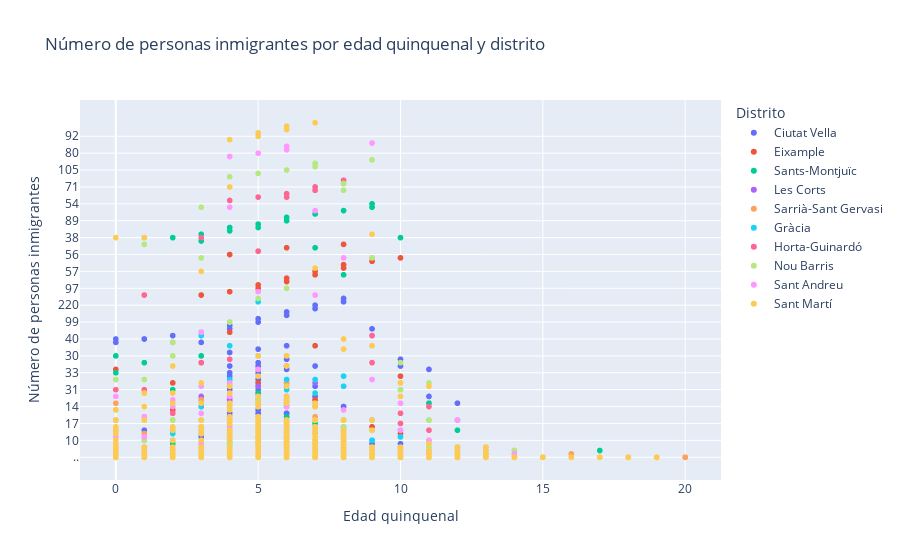

Notebook code for this chart:
### Code cell
# Crear el gráfico de dispersión
fig = px.scatter(df, x='EDAT_Q', y='Valor', color='Nom_Districte',
                 title='Número de personas inmigrantes por edad quinquenal y distrito',
                 labels={'Valor': 'Número de personas inmigrantes', 'EDAT_Q': 'Edad quinquenal', 'Nom_Districte': 'Distrito'})
# Mostrar el gráfico
fig.show()

### Figure 1 — Plotly figure (JSON) as saved in the notebook; plotly's stock layout.template omitted (floating-point values rounded to 4 significant figures; data arrays with more than 128 entries replaced by an {"elided": "..."} marker saying what was removed)
{"data": [{"hovertemplate": "Distrito=Ciutat Vella<br>Edad quinquenal=%{x}<br>Número de personas inmigrantes=%{y}<extra></extra>", "legendgroup": "Ciutat Vella", "marker": {"color": "#636efa", "symbol": "circle"}, "mode": "markers", "name": "Ciutat Vella", "showlegend": true, "type": "scattergl", "x": {"elided": "3081 int values"}, "xaxis": "x", "y": {"elided": "3081 str values"}, "yaxis": "y"}, {"hovertemplate": "Distrito=Eixample<br>Edad quinquenal=%{x}<br>Número de personas inmigrantes=%{y}<extra></extra>", "legendgroup": "Eixample", "marker": {"color": "#EF553B", "symbol": "circle"}, "mode": "markers", "name": "Eixample", "showlegend": true, "type": "scattergl", "x": {"elided": "8714 int values"}, "xaxis": "x", "y": {"elided": "8714 str values"}, "yaxis": "y"}, {"hovertemplate": "Distrito=Sants-Montjuïc<br>Edad quinquenal=%{x}<br>Número de personas inmigrantes=%{y}<extra></extra>", "legendgroup": "Sants-Montjuïc", "marker": {"color": "#00cc96", "symbol": "circle"}, "mode": "markers", "name": "Sants-Montjuïc", "showlegend": true, "type": "scattergl", "x": {"elided": "5592 int values"}, "xaxis": "x", "y": {"elided": "5592 str values"}, "yaxis": "y"}, {"hovertemplate": "Distrito=Les Corts<br>Edad quinquenal=%{x}<br>Número de personas inmigrantes=%{y}<extra></extra>", "legendgroup": "Les Corts", "marker": {"color": "#ab63fa", "symbol": "circle"}, "mode": "markers", "name": "Les Corts", "showlegend": true, "type": "scattergl", "x": {"elided": "2654 int values"}, "xaxis": "x", "y": {"elided": "2654 str values"}, "yaxis": "y"}, {"hovertemplate": "Distrito=Sarrià-Sant Gervasi<br>Edad quinquenal=%{x}<br>Número de personas inmigrantes=%{y}<extra></extra>", "legendgroup": "Sarrià-Sant Gervasi", "marker": {"color": "#FFA15A", "symbol": "circle"}, "mode": "markers", "name": "Sarrià-Sant Gervasi", "showlegend": true, "type": "scattergl", "x": {"elided": "4850 int values"}, "xaxis": "x", "y": {"elided": "4850 str values"}, "yaxis": "y"}, {"hovertemplate": "Distrito=Gràcia<br>Edad quinquenal=%{x}<br>Número de personas inmigrantes=%{y}<extra></extra>", "legendgroup": "Gràcia", "marker": {"color": "#19d3f3", "symbol": "circle"}, "mode": "markers", "name": "Gràcia", "showlegend": true, "type": "scattergl", "x": {"elided": "3839 int values"}, "xaxis": "x", "y": {"elided": "3839 str values"}, "yaxis": "y"}, {"hovertemplate": "Distrito=Horta-Guinardó<br>Edad quinquenal=%{x}<br>Número de personas inmigrantes=%{y}<extra></extra>", "legendgroup": "Horta-Guinardó", "marker": {"color": "#FF6692", "symbol": "circle"}, "mode": "markers", "name": "Horta-Guinardó", "showlegend": true, "type": "scattergl", "x": {"elided": "4975 int values"}, "xaxis": "x", "y": {"elided": "4975 str values"}, "yaxis": "y"}, {"hovertemplate": "Distrito=Nou Barris<br>Edad quinquenal=%{x}<br>Número de personas inmigrantes=%{y}<extra></extra>", "legendgroup": "Nou Barris", "marker": {"color": "#B6E880", "symbol": "circle"}, "mode": "markers", "name": "Nou Barris", "showlegend": true, "type": "scattergl", "x": {"elided": "4741 int values"}, "xaxis": "x", "y": {"elided": "4741 str values"}, "yaxis": "y"}, {"hovertemplate": "Distrito=Sant Andreu<br>Edad quinquenal=%{x}<br>Número de personas inmigrantes=%{y}<extra></extra>", "legendgroup": "Sant Andreu", "marker": {"color": "#FF97FF", "symbol": "circle"}, "mode": "markers", "name": "Sant Andreu", "showlegend": true, "type": "scattergl", "x": {"elided": "3775 int values"}, "xaxis": "x", "y": {"elided": "3775 str values"}, "yaxis": "y"}, {"hovertemplate": "Distrito=Sant Martí<br>Edad quinquenal=%{x}<br>Número de personas inmigrantes=%{y}<extra></extra>", "legendgroup": "Sant Martí", "marker": {"color": "#FECB52", "symbol": "circle"}, "mode": "markers", "name": "Sant Martí", "showlegend": true, "type": "scattergl", "x": {"elided": "6751 int values"}, "xaxis": "x", "y": {"elided": "6751 str values"}, "yaxis": "y"}], "layout": {"legend": {"title": {"text": "Distrito"}, "tracegroupgap": 0}, "title": {"text": "Número de personas inmigrantes por edad quinquenal y distrito"}, "xaxis": {"anchor": "y", "domain": [0, 1], "title": {"text": "Edad quinquenal"}}, "yaxis": {"anchor": "x", "domain": [0, 1], "title": {"text": "Número de personas inmigrantes"}}}}
